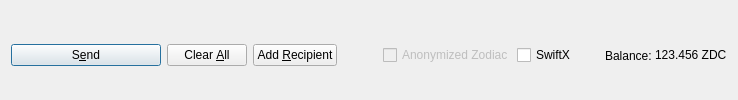
         <widget class="QFrame" name="frame_Send">
          <layout class="QHBoxLayout" name="horizontalLayout">
           <property name="bottomMargin">
            <number>0</number>
           </property>
           <item>
            <widget class="QPushButton" name="sendButton">
             <property name="minimumSize">
              <size>
               <width>150</width>
               <height>0</height>
              </size>
             </property>
             <property name="toolTip">
              <string>Confirm the send action</string>
             </property>
             <property name="text">
              <string>S&amp;end</string>
             </property>
             <property name="autoDefault">
              <bool>false</bool>
             </property>
             <property name="default">
              <bool>true</bool>
             </property>
            </widget>
           </item>
           <item>
            <widget class="QPushButton" name="clearButton">
             <property name="sizePolicy">
              <sizepolicy hsizetype="Minimum" vsizetype="Fixed">
               <horstretch>0</horstretch>
               <verstretch>0</verstretch>
              </sizepolicy>
             </property>
             <property name="toolTip">
              <string>Clear all fields of the form.</string>
             </property>
             <property name="text">
              <string>Clear &amp;All</string>
             </property>
             <property name="autoDefault">
              <bool>false</bool>
             </property>
            </widget>
           </item>
           <item>
            <widget class="QPushButton" name="addButton">
             <property name="toolTip">
              <string>Send to multiple recipients at once</string>
             </property>
             <property name="text">
              <string>Add &amp;Recipient</string>
             </property>
             <property name="autoDefault">
              <bool>false</bool>
             </property>
            </widget>
           </item>
           <item>
            <spacer name="horizontalSpacer">
             <property name="orientation">
              <enum>Qt::Horizontal</enum>
             </property>
             <property name="sizeHint" stdset="0">
              <size>
               <width>40</width>
               <height>20</height>
              </size>
             </property>
            </spacer>
           </item>
           <item>
            <layout class="QHBoxLayout" name="horizontalLayout_2">
             <property name="spacing">
              <number>3</number>
             </property>
             <item>
              <widget class="QCheckBox" name="checkzZDC">
               <property name="enabled">
                <bool>false</bool>
               </property>
               <property name="text">
                <string>Anonymized Zodiac</string>
               </property>
              </widget>
             </item>
             <item>
              <widget class="QCheckBox" name="checkSwiftTX">
               <property name="enabled">
                <bool>true</bool>
               </property>
               <property name="minimumSize">
                <size>
                 <width>85</width>
                 <height>0</height>
                </size>
               </property>
               <property name="text">
                <string>SwiftX</string>
               </property>
              </widget>
             </item>
             <item>
              <widget class="QLabel" name="labelForBalance">
               <property name="text">
                <string>Balance:</string>
               </property>
              </widget>
             </item>
             <item>
              <widget class="QLabel" name="labelBalance">
               <property name="sizePolicy">
                <sizepolicy hsizetype="Preferred" vsizetype="Fixed">
                 <horstretch>0</horstretch>
                 <verstretch>0</verstretch>
                </sizepolicy>
               </property>
               <property name="cursor">
                <cursorShape>IBeamCursor</cursorShape>
               </property>
               <property name="text">
                <string notr="true">123.456 ZDC</string>
               </property>
               <property name="textInteractionFlags">
                <set>Qt::LinksAccessibleByMouse|Qt::TextSelectableByKeyboard|Qt::TextSelectableByMouse</set>
               </property>
              </widget>
             </item>
            </layout>
           </item>
          </layout>
         </widget>
